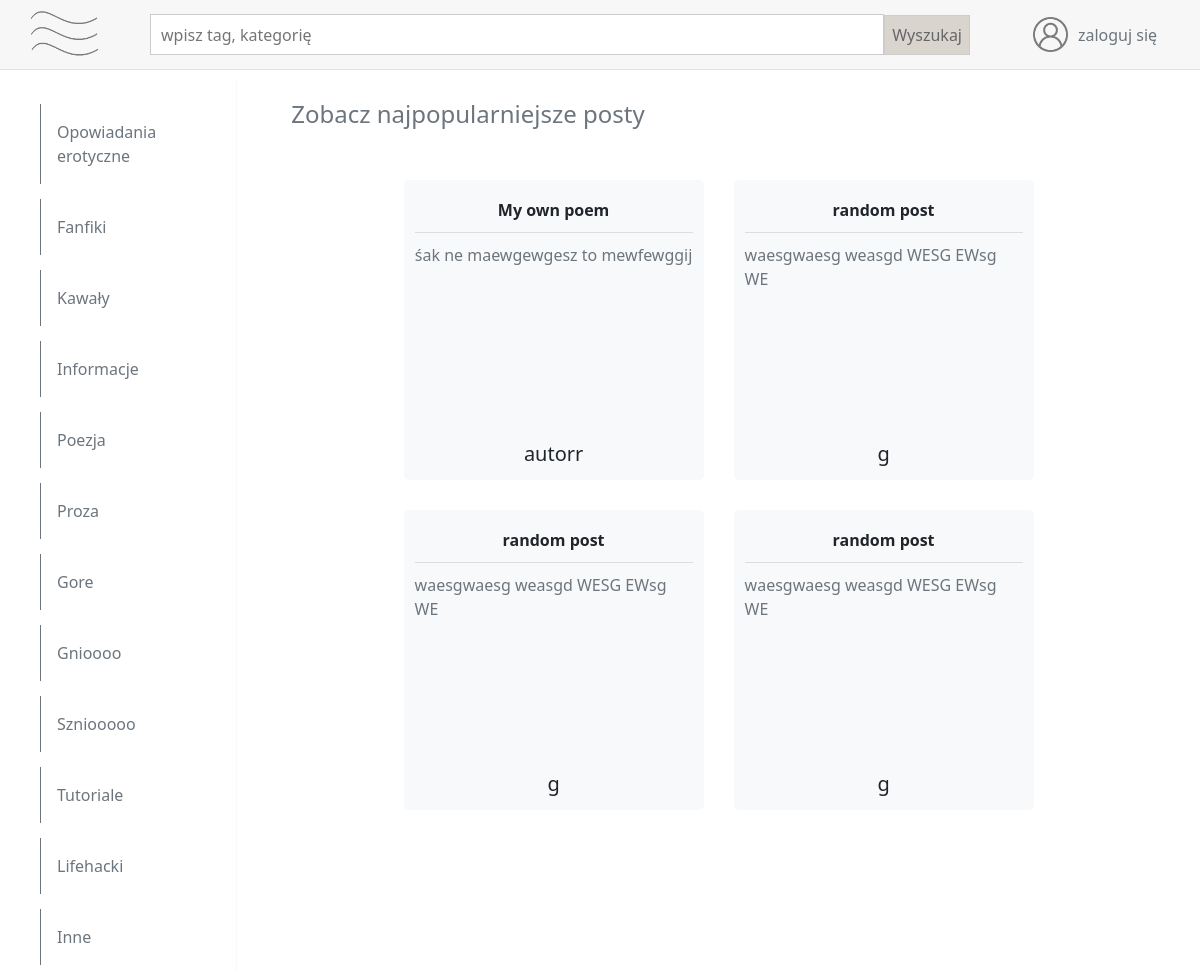
The page / on the database its author committed.
### tables this page shows
CREATE TABLE IF NOT EXISTS categories (
    `id` INT NOT NULL AUTO_INCREMENT,
    `name` TEXT(50) NOT NULL UNIQUE,

    PRIMARY KEY (`id`)
);

### www/index.php (the view, shortened to what this page needs)
<?php
    try {
        $connection = connect_to_database();
    }
    catch(Exception $e) {
        die('<h1">
                <span>Nie udało się połączyć z bazą.</span>
            </h1>');
    }
?>
<!Doctype html>
<html lang="pl">
    <head>
        <link href="/bootstrap/css/bootstrap.min.css" rel="stylesheet">
        <link href="/style/clearfix.css" rel="stylesheet"/>
        <link href="/style/head.css" rel="stylesheet"/>
        <link href="/style/index.css" rel="stylesheet"/>
        <link href="/style/gridtile.css" rel="stylesheet"/>
    </head>
    <body>
        <?php
            require "./components/head.php";
        ?>
        <div class="main d-flex">
            <div class="main__categories p-2">
                <ul class="main__categoriesList d-flex flex-column mt-3">
                    <?php
                        $query = "SELECT `name` FROM categories;";
                        $result = $connection->query($query);
                        $categories = $result->fetch_all();
                        foreach($categories as $cat) {
                            echo '
                                <li class="p-3 border-start border-secondary">
                                    <a href="/search.php?c='.$cat[0].'" class="link-secondary">'
                                        .$cat[0].
                                    '</a>
                                </li>
                            ';
                        }
                    ?>
                </ul>
            </div>
            <div class="main__grid border-start border-light p-1">
                <h1 class="mb-5">
                    <span style="margin-left: 50px" class="text-secondary fs-4">Zobacz najpopularniejsze posty</span>
                </h1>
                <div class="main__gridInner d-flex flex-wrap justify-content-center" style="gap: 30px;">
                <?php
                    $tiles = array(
                        array("My own poem", 'śak ne maewgewgesz to mewfewggij', "autorr"),
                        array("random post", 'waesgwaesg weasgd WESG EWsg WE', "g"),
                        array("random post", 'waesgwaesg weasgd WESG EWsg WE', "g"),
                        array("random post", 'waesgwaesg weasgd WESG EWsg WE', "g")
                    );
                    foreach($tiles as $tile) {
                        include "./components/grid_tile.php";
                    }
                ?>
                </div>
            </div>
        </div>
    </body>
</html>

### www/style/clearfix.css (style rules this page uses)
a { text-decoration: none !important; }
* { box-sizing: border-box; }
a, a:hover { text-decoration: none; color: inherit; }
li::marker { content: ""; }

### www/style/index.css (style rules this page uses)
.main { margin-top: 10px; gap: 10px; }
.main__categories { width: 300px; }
.main__categoriesList { margin: 0 auto; gap: 15px; }
.main__categoriesList li::marker { content: ""; }

### rows shown on the page
categories: name "Opowiadania erotyczne"
categories: name "Fanfiki"
categories: name "Kawały"
categories: name "Informacje"
categories: name "Poezja"
categories: name "Proza"
categories: name "Gore"
categories: name "Gnioooo"
categories: name "Szniooooo"
categories: name "Tutoriale"
categories: name "Lifehacki"
categories: name "Inne"

### other values the page prints
$tile_title "My own poem"
$tile_short "śak ne maewgewgesz to mewfewggij"
$tile_author "autorr"
$tile_title "random post"
$tile_short "waesgwaesg weasgd WESG EWsg WE"
$tile_author "g"
